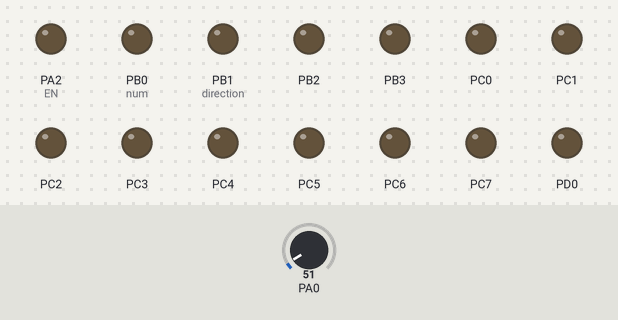
A program run on a simulated ATmega32, built with avr-gcc and emulated at 8 MHz. On the bench: output pins drawn as LEDs (lit = HIGH). The inputs (shaded band) are chosen by the test bench; at power-on: PA0 = 51. Pins used as bus, display or sensor lines are not drawn.

Above: at 0.04 s.
At 1.2 s:
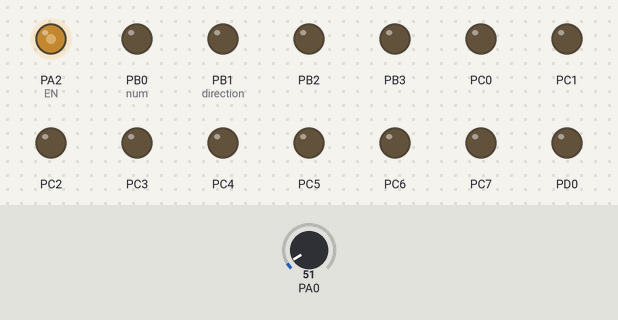
1.3 s: PA0 set to 86
2.9 s: PA0 set to 74
Timing chart, 0 to 5.9 s (numbered marks = the images above; inputs shaded):
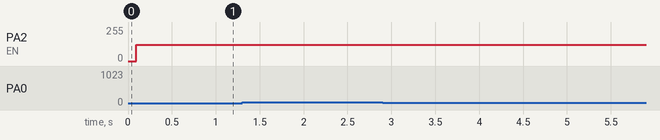

Measured:
- after the input at 1.3 s, every drawn part: stays the same
- after the input at 2.9 s, every drawn part: stays the same

The program:

main.c
```c
/*
 * AVR_Application.c
 *
 * Created: 10/31/2021 1:30:27 PM
 * Author : Ahmed Sedeek
 */

/*-------------------- Includes --------------------*/

#include "Application.h"


/************************************************************************/
/*                                   Main                               */
/************************************************************************/
int main(void)
{
	/**********************/
	Application_Init(); // Application Initialization
	/**********************/
	u16 pressure;
	u8 fraction, integer;
	LCD_WriteString("Pressure: ");


    while (1)
    {
		pressure = MPX4115_GetPressure();
		fraction = pressure % 10;
		integer = pressure / 10;
		LCD_GoTo(FIRST_LINE, CELL_10);
		LCD_WriteNumber(integer);
		LCD_WriteChar('.');
		LCD_WriteNumber(fraction);
		LCD_WriteString(" Kps");
		LCD_WriteString("    ");
    }
}


/************************************************************************/
/*                           Application Initialization                 */
/************************************************************************/
void Application_Init(void)
{
	DIO_Init(); // Initializing pins direction.
	LCD_Init();
	ADC_Init(ADC_VCC, ADC_SCALER_64);
}
```

Application.h
```c
/*
 * Application.h
 *
 * Created: 11/2/2021 11:15:39 AM
 *  Author: Ahmed Sedeek
 */


#ifndef APPLICATION_H_
#define APPLICATION_H_

/*-------------------- Includes --------------------*/

#include "DIO_Interface.h"

#include "LCD.h"
#include "ADC.h"
#include "Sensors.h"

/*----------------- Macros -----------------*/


/*-------------------- Functions Prototypes --------------------*/


void Application_Init(void);


/*Keypad*/

#endif /* APPLICATION_H_ */
```

MemMap.h
```c
/*
 * MemMap.h
 *
 * Created: 10/31/2021 1:34:15 PM
 *  Author: Ahmed Sedeek
 */


#ifndef MEMMAP_H_
#define MEMMAP_H_


/*---------------------- Includes ----------------------*/


#define  F_CPU    8000000

#include <util/delay.h>

/*---------------------- Macros: DIO Section ----------------------*/
/*Port A*/
#define         DDRA         (*(volatile unsigned char *)0x3A) // For direction
#define         PORTA        (*(volatile unsigned char *)0x3B) // For volt high or low
#define         PINA         (*(volatile unsigned char *)0x39) // For reading to know, if high 1 or low 0
/*Port B*/
#define         DDRB         (*(volatile unsigned char *)0x37)
#define         PORTB        (*(volatile unsigned char *)0x38)
#define         PINB         (*(volatile unsigned char *)0x36)
/*Port C*/
#define         DDRC         (*(volatile unsigned char *)0x34)
#define         PORTC        (*(volatile unsigned char *)0x35)
#define         PINC         (*(volatile unsigned char *)0x33)
/*Port D*/
#define         DDRD         (*(volatile unsigned char *)0x31)
#define         PORTD        (*(volatile unsigned char *)0x32)
#define         PIND         (*(volatile unsigned char *)0x30)


/*ADC Registers*/
#define         ADMUX          (*(volatile unsigned char *)0x27)
#define         ADCSRA         (*(volatile unsigned char *)0x26)
#define         ADCH           (*(volatile unsigned char *)0x25)
#define         ADCL           (*(volatile unsigned char *)0x24)

#define         ADC            (*(volatile unsigned short *)0x24)


/*ADMUX register bits*/
#define         ADLAR           5

/*Voltage reference*/
#define         REFS0           6
#define         REFS1           7

#define		    ADPS0		    0 // ADC prescaler
#define			ADPS1			1 // ADC prescaler
#define			ADPS2			2 // ADC prescaler
#define			ADIE			3
#define			ADIF			4
#define			ADATE			5
#define			ADSC			6 // ADC start conversion (takes 25 cycles on first time, and 13 each time)
#define			ADEN			7 // ADC enable bit


#endif /* MEMMAP_H_ */
```

Utils.h
```c
/*
 * Utils.h
 *
 * Created: 10/31/2021 1:39:35 PM
 *  Author: Ahmed Sedeek
 */


#ifndef UTILS_H_
#define UTILS_H_


/*-------------------- Macro declarations --------------------*/
#define  PIN_MASK_VAL	      1U
#define  PORT_MASK_VALUE      0XFF

/*---------------------- Function Macros ----------------------*/
/*Pins Utils*/
#define  SET_BIT(REGISTER, BIT_POS)              (REGISTER |= (PIN_MASK_VAL<<BIT_POS))
#define  CLEAR_BIT(REGISTER, BIT_POS)            (REGISTER &= ~(PIN_MASK_VAL<<BIT_POS))
#define  TOGGLE_BIT(REGISTER, BIT_POS)           (REGISTER ^= (PIN_MASK_VAL<<BIT_POS))
#define  READ_BIT(REGISTER, BIT_POS)             ((REGISTER >> BIT_POS) & PIN_MASK_VAL)
#define  WRITE_BIT(REGISTER, BIT_POS, VALUE)     ((REGISTER &= ~(PIN_MASK_VAL<<BIT_POS))|(VALUE << BIT_POS))

/*Port Utils*/
#define SET_PORT(REGISTER)                 (REGISTER |= PORT_MASK_VALUE)
#define CLEAR_PORT(REGISTER)               (REGISTER &= ~PORT_MASK_VALUE)
#define TOGGLE_PORT(REGISTER)              (REGISTER ^= PORT_MASK_VALUE)
#define READ_PORT(REGISTER)                (REGISTER &= PORT_MASK_VALUE)
//#define WRITE_PORT(REGISTER, VALUE)        ((REGISTER &= ~PORT_MASK_VALUE)|VALUE)


#endif /* UTILS_H_ */
```

LCD.c
```c
/*
 * LCD.c
 *
 * Created: 10/31/2021 1:56:49 PM
 *  Author: Ahmed Sedeek
 */


#include "LCD.h"

/*-----------------------8 Bit mode---------------------------*/

#if LCD_MODE==_8_BIT

static void LCD_WriteCommand(u8 command)
{
	DIO_WritePin(RS,LOW);
	DIO_WritePort(LCD_PORT,command);
	DIO_WritePin(EN,HIGH);
	_delay_ms(1);
	DIO_WritePin(EN,LOW);
	_delay_ms(1);

}
static void LCD_WriteData(u8 data)
{
	DIO_WritePin(RS,HIGH);
	DIO_WritePort(LCD_PORT,data);
	DIO_WritePin(EN,HIGH);
	_delay_ms(1);
	DIO_WritePin(EN,LOW);
	_delay_ms(1);
}


void LCD_Init(void)
{
	_delay_ms(50);
	LCD_WriteCommand(0x38);//  2 line,5*7;
	LCD_WriteCommand(0x0c);//  cursor , 0x0f,  0x0e;
	LCD_WriteCommand(0x01);//  clear screen
	_delay_ms(1);
	LCD_WriteCommand(0x06);//  increase ddram address , no shift
}
/*-----------------------4 Bit mode---------------------------*/
#elif LCD_MODE==_4_BIT
static void LCD_WriteCommand(u8 command)
{
	DIO_WritePin(RS,LOW);
	DIO_WritePin(D7,READ_BIT(command,7));
	DIO_WritePin(D6,READ_BIT(command,6));
	DIO_WritePin(D5,READ_BIT(command,5));
	DIO_WritePin(D4,READ_BIT(command,4));
	DIO_WritePin(EN,HIGH);
	_delay_ms(1);
	DIO_WritePin(EN,LOW);
	_delay_ms(1);
	DIO_WritePin(D7,READ_BIT(command,3));
	DIO_WritePin(D6,READ_BIT(command,2));
	DIO_WritePin(D5,READ_BIT(command,1));
	DIO_WritePin(D4,READ_BIT(command,0));
	DIO_WritePin(EN,HIGH);
	_delay_ms(1);
	DIO_WritePin(EN,LOW);
	_delay_ms(1);

}
static void LCD_WriteData(u8 data)
{
	DIO_WritePin(RS,HIGH);

	DIO_WritePin(D7,READ_BIT(data,7));
	DIO_WritePin(D6,READ_BIT(data,6));
	DIO_WritePin(D5,READ_BIT(data,5));
	DIO_WritePin(D4,READ_BIT(data,4));
	DIO_WritePin(EN,HIGH);
	_delay_ms(1);
	DIO_WritePin(EN,LOW);
	_delay_ms(1);
	DIO_WritePin(D7,READ_BIT(data,3));
	DIO_WritePin(D6,READ_BIT(data,2));
	DIO_WritePin(D5,READ_BIT(data,1));
	DIO_WritePin(D4,READ_BIT(data,0));
	DIO_WritePin(EN,HIGH);
	_delay_ms(1);
	DIO_WritePin(EN,LOW);
	_delay_ms(1);
}


void LCD_Init(void)
{
	_delay_ms(50);
	LCD_WriteCommand(0x02);
	LCD_WriteCommand(0x28);//  2 line,5*7;
	LCD_WriteCommand(0x0c);//  cursor , 0x0f,  0x0e;
	LCD_WriteCommand(0x01);//  clear screen
	_delay_ms(1);
	LCD_WriteCommand(0x06);//  increase ddram address , no shift
}
#endif


/*************************************************************************************/


void LCD_WriteChar(u8 ch) // char
{
	LCD_WriteData(ch);
}

void LCD_WriteString(u8*str) // string
{
	u8 i;
	for (i=0;str[i];i++)
	{
		LCD_WriteChar(str[i]);
	}
}

/*Decimal to.. */

void LCD_WriteNumber(s32 num)//+ve , -ve numbers
{
	u8 str[20];
	u8 rem,i=0;
	if (num==0)
	{
		LCD_WriteChar('0');
		return;
	}
	if (num<0)
	{
		num=num*-1;
		LCD_WriteChar('-');
	}
	while(num>0)
	{
		rem=num%10;
		str[i]=rem+'0';
		num=num/10;
		i++;
	}
	for (s8 j=i-1;j>=0;j--)
	{
		LCD_WriteChar(str[j]);
	}


}

void LCD_WriteBinary(u8 num)// decimal to binary
{
	s8 i,flag=0;
	for (i=7;i>=0;i--)
	{
		if ((num>>i)&1)
		{
			LCD_WriteChar('1');
			flag=1;
		}
		else
		{
			if (flag==1)
			{
				LCD_WriteChar('0');
			}

		}
	}

}

//u8 HexArray[]={'0','1','A'};

void LCD_WriteHex(u8 num)// decimal to hex
{
	u8 Hnibble=num>>4;//0f
	u8 Lnibble =num&0x0f;//0e
	if (Hnibble<=9)
	{
		LCD_WriteChar(Hnibble+'0');
	}
	else
	{
		LCD_WriteChar(Hnibble-10+'A');
	}
	if (Lnibble<=9)
	{
		LCD_WriteChar(Lnibble+'0');
	}
	else
	{
		LCD_WriteChar(Lnibble-10+'A');
	}

	//LCD_WriteChar(HexArray[Lnibble]);


}

/*Hexadecimal to.. */
void LCD_HexToDec(u8 hexStr[])
{
	u8 i, len, num = ZERO_INIT;
	u8 decValue = 0;
	u8 base = 1; // base of hex

	len = strlen(hexStr); // hex number length

	for (int i = len-1; i >= 0; i--)
	{
		if (hexStr[i] >= '0' && hexStr[i] <= '9')
		{
			decValue = decValue + ((hexStr[i] - '0')) * base;
			base *= 16;
		}
		else if (hexStr[i] >= 'A' && hexStr[i] <= 'F')
		{
			decValue = decValue + ((hexStr[i] - 55)) * base;
			base *= 16;
		}
		else if (hexStr[i] >= 'a' && hexStr[i] <= 'f')
		{
			decValue = decValue + ((hexStr[i] - '0' + 10)) * base;
			base *= 16;
		}
	}
	LCD_WriteNumber(decValue);
}

void LCD_HexToBin(u8 hexStr[])
{
	u8 i, len, num = ZERO_INIT;
	u8 decValue = 0;
	u8 base = 1; // base of hex

	len = strlen(hexStr); // hex number length

	for (int i = len-1; i >= 0; i--)
	{
		if (hexStr[i] >= '0' && hexStr[i] <= '9')
		{
			decValue = decValue + ((hexStr[i] - '0')) * base;
			base *= 16;
		}
		else if (hexStr[0] >= 'A' && hexStr[i] <= 'F')
		{
			decValue = decValue + ((hexStr[i] - 55)) * base;
			base *= 16;
		}
		else if (hexStr[0] >= 'a' && hexStr[i] <= 'f')
		{
			decValue = decValue + ((hexStr[i] - '0' + 10)) * base;
			base *= 16;
		}
	}
	LCD_WriteBinary(decValue);
}

/*Binary to.. */
void LCD_BinToDec(u32 binNumber)
{
	u32 decNumber = 0;
	u8  rem, base = 1;
	while (binNumber != 0)
	{
		rem = binNumber % 10;
		decNumber = decNumber + (rem * base);
		binNumber /= 10;
		base *= 2;
	}
	LCD_WriteNumber(decNumber);
}

void LCD_BinToHex(u16 binNumber)
{
	u16 decNumber = 0;
	u8  rem, base = 1;
	while (0 != binNumber)
	{
		rem = binNumber % 10;
		decNumber = decNumber + (rem * base);
		binNumber /= 10;
		base *= 2;
	}
	LCD_WriteHex(decNumber);
}

void LCD_WriteNumber_4D(u16 num)//14542
{
	LCD_WriteChar(((num%10000)/1000)+'0');
	LCD_WriteChar(((num%1000)/100)+'0');
	LCD_WriteChar(((num%100)/10)+'0');
	LCD_WriteChar(((num%10)/1)+'0');
}

void LCD_GoTo(u8 line ,u8 cell)
{
	if (line==0)
	{
		LCD_WriteCommand(0x80+cell);
	}
	else if (line==1)
	{
		LCD_WriteCommand(0x80+0x40+cell);
	}

}

void LCD_Clear(void)
{
	LCD_WriteCommand(0x01);
}

void LCD_GoToClear(u8 line ,u8 cell,u8 numOfCells)
{
	u8 i;
	LCD_GoTo(line,cell);
	for (i=0;i<numOfCells;i++)
	{
		LCD_WriteChar(' ');
	}

}

void LCD_GoToWriteString(u8 line,u8 cell,u8*str)
{
	LCD_GoTo(line,cell);
	LCD_WriteString(str);
}

void LCD_Create_Character(u8 *Pattern,u8 Location) {

	u8 iLoop=0;

	LCD_WriteCommand(0x40+(Location*8)); //Send the Address of CGRAM
	for(iLoop=0;iLoop<8;iLoop++)
	LCD_WriteData(Pattern[iLoop]); //Pass the bytes of pattern on LCD
	LCD_WriteCommand(0x80);
}

void LCD_WriteFloat(double floatNum)
{
	/*Integer Part*/
	LCD_WriteNumber(floatNum);
	LCD_WriteChar('.');
	u8 integer = floatNum;

	/*Float part*/
	double fraction = floatNum - integer;
	u8 intToFlo = fraction * 100;
	LCD_WriteNumber(intToFlo);

}
```

LCD.h
```c
/*
 * LCD.h
 *
 * Created: 10/31/2021 1:55:49 PM
 *  Author: Ahmed Sedeek
 */


#ifndef LCD_H_
#define LCD_H_


#define  F_CPU   8000000
#include <util/delay.h>
#include "StdTypes.h"
#include "DIO_Interface.h"
#include <math.h>

#define  _4_BIT  1
#define  _8_BIT  2


/**************************pin config************************/

#define  LCD_MODE   _4_BIT

#define  RS          PINA1
#define  EN          PINA2

#define  D7			 PINA6
#define  D6			 PINA5
#define  D5			 PINA4
#define  D4			 PINA3

#define  LCD_PORT   PA

#define  FIRST_LINE		    0
#define  SECOND_LINE		1

typedef enum
{
	CELL_1,
	CELL_2,
	CELL_3,
	CELL_4,
	CELL_5,
	CELL_6,
	CELL_7,
	CELL_8,
	CELL_9,
	CELL_10,
	CELL_11,
	CELL_12,
	CELL_13,
	CELL_14,
	CELL_15,
	CELL_16
}LCD_CellNum_type;

void LCD_Init();

void LCD_Clear(void);
void LCD_WriteChar(u8 ch);
void LCD_WriteString(u8*str);

/*----------------- Converter ----------------*/
/*Decimal to.. */
void LCD_WriteNumber(s32 num);		// decimal
void LCD_WriteNumber_4D(u16 num);	// decimal
void LCD_WriteBinary(u8 num);		// Decimal to binary
void LCD_WriteHex(u8 num);			// Decimal to hexa

/*Hexadecimal to.. */
void LCD_HexToDec(u8 hexStr[]); //Hex to decimal, Passing the hex as a string
void LCD_HexToBin(u8 hexStr[]); // Hex to binary

/*Binary to.. */
void LCD_BinToDec(u32 binNumber);
void LCD_BinToHex(u16 binNumber);

void LCD_WriteFloat(double floatNum);


void LCD_GoTo(u8 line ,u8 cell);    // Go to line, col

void LCD_GoToClear(u8 line ,u8 cell,u8 numOfCells);

void LCD_GoToWriteString(u8 line,u8 cell,u8*str);
void LCD_Create_Character(u8*p,u8 Location);


#endif /* LCD_H_ */


   
```

Sensors.c
```c
/*
 * Sensors.c
 *
 * Created: 11/19/2021 3:20:40 PM
 *  Author: Ahmed Sedeek
 */
#include "Sensors.h"

#if LM35_CFG == CFG_ENABLE
u16 LM35_GetTemp(void)
{
	u16 temp;
	u16 volt = ADC_GetVolt(LM35_CH);
	temp = volt;
	return temp;
}

#elif MPU9700_CFG == CFG_ENABLE
u16 MCP9700_GetTemp(void)
{
	u16 temp;
	u16 volt = ADC_GetVolt(MCP9700_CH);
	temp = volt;
	return temp;
}

#elif MPX4115_CFG == CFG_ENABLE
u16 MPX4115_GetPressure(void)
{
	u16 adcRead = ADC_Read(MPX4115_CH);
	u16 pressure = ( ( (u32)(adcRead - 55) * 1000) / 921) + 150;
	return pressure;
}
#endif

u8 POT_GetPerc(void)
{
	u16 adcRead = ADC_Read(POT_CH);
	u8 per = ((u32)100 * adcRead ) / 1023;
	return per;
}
```

Sensors.h
```c
/*
 * Sensors.h
 *
 * Created: 11/19/2021 3:20:56 PM
 *  Author: Ahmed Sedeek
 */


#ifndef SENSORS_H_
#define SENSORS_H_

#include "ADC.h"
#include "StdTypes.h"

/*Selecting the sensor*/
#define  LM35_CFG      CFG_DISABLE
#define  MPU9700_CFG   CFG_DISABLE
#define  MPX4115_CFG   CFG_ENABLE

#if LM35_CFG == CFG_ENABLE      // Temperature sensor

#define LM35_CH		   CH_0

#elif MPU9700_CFG == CFG_ENABLE // Temperature sensor

#define MCP9700_CH		CH_0

#elif MPX4115_CFG == CFG_ENABLE // Pressure sensor

#define MPX4115_CH		CH_0

#endif


#define POT_CH		CH_7

u16 LM35_GetTemp(void);        // Temperature sensor
u16 MCP9700_GetTemp(void);     // Temperature sensor
u16 MPX4115_GetPressure(void); // Pressure sensor

u8 POT_GetPerc(void);


#endif /* SENSORS_H_ */
```

ADC.c
```c
/*
 * ADC.c
 *
 * Created: 11/12/2021 4:42:49 PM
 *  Author: Ahmed Sedeek
 */

#include "ADC.h"

static u8 read_flag = 1;

void ADC_Init(ADC_Vref_type vref, ADC_Scaler_type scaler)
{
	// Voltage reference
	switch( vref)
	{
		case ADC_AREF: // External Voltage reference
			CLEAR_BIT(ADMUX, REFS1);
			CLEAR_BIT(ADMUX, REFS0);
		break;

		case ADC_VCC: // Vcc Voltage reference
			CLEAR_BIT(ADMUX, REFS1);
			SET_BIT(ADMUX, REFS0);
		break;

		case ADC_256:  // internal Voltage reference 2.56 v
			SET_BIT(ADMUX, REFS1);
			SET_BIT(ADMUX, REFS0);
		break;
	}

	// Selecting adjust read to the right
	CLEAR_BIT(ADMUX, ADLAR);

	// Prescaller (clock)
	ADCSRA = ADCSRA & 0xf8; // 11111000, making the first three zeros to write the scaller on them
	scaler = scaler & 0xf07; // 00000111, making sure that the last five bits of the scaler are 0s
	ADCSRA = ADCSRA | scaler; // Write the scaller value in the first 3 bits of the resister


	// ADC enable
	SET_BIT(ADCSRA, ADEN);

}

u16 ADC_Read(ADC_Channel_type ch)
{
	// Select channel
	ADMUX &= 0xE0; // Clearing the first 5 bits of the register 0b11100000, to not take old channel
	ADMUX |= ch;   // Writing the channel in the first 5 bits of the register

	// Start conversion
	SET_BIT(ADCSRA, ADSC);


	// W8 until conversion ends
	while(READ_BIT(ADCSRA, ADSC)); // busy wait

	//Reading ADC
	return ADC;
}

/*Try not to use it, because the float number takes time*/
double ADC_Volt(u16 adcRead)
{
	double volt;
	volt = (5 * adcRead) / 1024;
	return volt;
}

u16 ADC_GetVolt(ADC_Channel_type ch)
{
	u16 adcRead = ADC_Read(ch);
	u16 volt = ((u32) adcRead * 5000) / 1024;
	return volt;
}


/* 2 Substitution functions for ADC_Read function */
void ADC_StartConversion(ADC_Channel_type ch)
{
	if (read_flag == 1)
	{
		// Select channel
		ADMUX &= 0xE0; // Clearing the first 5 bits of the register 0b11100000, to not take old channel
		ADMUX |= ch;   // Writing the channel in the first 5 bits of the register

		// Start conversion
		SET_BIT(ADCSRA, ADSC);
		read_flag = 0;
	}
}

u16 ADC_GetRead(void)
{
	// W8 until conversion ends
	while(READ_BIT(ADCSRA, ADSC)); // busy wait

	read_flag = 1;
	//Reading ADC
	return ADC;
}


u16 ADC_GetReadPeriodicCheck(u16 *pdata)
{
	// W8 until conversion ends
	if(READ_BIT(ADCSRA, ADSC) == 0)
	{
		*pdata = ADC;
		read_flag = 1;
		return 1;
	}
	else
	{
		return 0;
	}

	//Reading ADC
	return ADC;
}

/*_______________________________________________________*/
```

ADC.h
```c
/*
 * ADC.h
 *
 * Created: 11/12/2021 4:43:11 PM
 *  Author: Ahmed Sedeek
 */


#ifndef ADC_H_
#define ADC_H_

/*------------ Include Section --------------*/
#include "Utils.h"
#include "MemMap.h"
#include "StdTypes.h"

#include <util/delay.h>

typedef enum
{
	ADC_AREF = 0,  // External Voltage reference
	ADC_VCC ,      // Vcc Voltage reference
	ADC_256 = 3	   // internal Voltage reference 2.56 v
}ADC_Vref_type; /* Voltage reference */

typedef enum{
	ADC_SCALER_2=0,
	ADC_SCALER_4=2,
	ADC_SCALER_8,
	ADC_SCALER_16,
	ADC_SCALER_32,
	ADC_SCALER_64,
	ADC_SCALER_128

}ADC_Scaler_type; // ADC clock source Scaler divided by..


typedef enum
{
	CH_0=0,
	CH_1,
	CH_2,
	CH_3,
	CH_4,
	CH_5,
	CH_6,
	CH_7
}ADC_Channel_type; // ADC Channels


void ADC_Init(ADC_Vref_type vref, ADC_Scaler_type scaler);

/*Reads the ADC Registers from the selected channel*/
u16 ADC_Read(ADC_Channel_type ch);
double ADC_Volt(u16 adcRead);
u16 ADC_GetVolt(ADC_Channel_type ch);

void ADC_StartConversion(ADC_Channel_type ch);
u16 ADC_GetRead(void);
u16 ADC_GetReadPeriodicCheck(u16 *pdata);
#endif /* ADC_H_ */
```

DIO_Private.h
```c
/*
 * DIO_Private.h
 *
 * Created: 10/31/2021 1:51:08 PM
 *  Author: Ahmed Sedeek
 */


#ifndef DIO_PRIVATE_H_
#define DIO_PRIVATE_H_


void DIO_InitPin(DIO_Pin_type pin,DIO_PinStatus_type status);
extern const DIO_PinStatus_type PinsStatusArray[TOTAL_PINS]; // Pins statuses


#endif /* DIO_PRIVATE_H_ */
```

Source omitted: DIO.c (5985 bytes), DIO_Interface.h (2202 bytes), DIO_Lcfg.c (1275 bytes), StdTypes.h (751 bytes)
